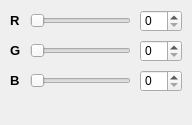
<?xml version="1.0" encoding="UTF-8"?>
<ui version="4.0">
 <class>Manipulacja_RPG</class>
 <widget class="QDockWidget" name="Manipulacja_RPG">
  <property name="geometry">
   <rect>
    <x>0</x>
    <y>0</y>
    <width>192</width>
    <height>125</height>
   </rect>
  </property>
  <property name="features">
   <set>QDockWidget::NoDockWidgetFeatures</set>
  </property>
  <property name="allowedAreas">
   <set>Qt::NoDockWidgetArea</set>
  </property>
  <property name="windowTitle">
   <string>manipulacja_RGB</string>
  </property>
  <widget class="QWidget" name="dockWidgetContents">
   <widget class="QLabel" name="label">
    <property name="geometry">
     <rect>
      <x>10</x>
      <y>10</y>
      <width>21</width>
      <height>21</height>
     </rect>
    </property>
    <property name="font">
     <font>
      <pointsize>10</pointsize>
      <weight>75</weight>
      <bold>true</bold>
     </font>
    </property>
    <property name="text">
     <string>R</string>
    </property>
   </widget>
   <widget class="QLabel" name="label_2">
    <property name="geometry">
     <rect>
      <x>10</x>
      <y>40</y>
      <width>21</width>
      <height>21</height>
     </rect>
    </property>
    <property name="font">
     <font>
      <pointsize>10</pointsize>
      <weight>75</weight>
      <bold>true</bold>
     </font>
    </property>
    <property name="text">
     <string>G</string>
    </property>
   </widget>
   <widget class="QLabel" name="label_3">
    <property name="geometry">
     <rect>
      <x>10</x>
      <y>70</y>
      <width>21</width>
      <height>21</height>
     </rect>
    </property>
    <property name="font">
     <font>
      <pointsize>10</pointsize>
      <weight>75</weight>
      <bold>true</bold>
     </font>
    </property>
    <property name="text">
     <string>B</string>
    </property>
   </widget>
   <widget class="QSlider" name="SliderR">
    <property name="geometry">
     <rect>
      <x>30</x>
      <y>10</y>
      <width>101</width>
      <height>22</height>
     </rect>
    </property>
    <property name="orientation">
     <enum>Qt::Horizontal</enum>
    </property>
   </widget>
   <widget class="QSlider" name="SliderG">
    <property name="geometry">
     <rect>
      <x>30</x>
      <y>40</y>
      <width>101</width>
      <height>22</height>
     </rect>
    </property>
    <property name="orientation">
     <enum>Qt::Horizontal</enum>
    </property>
   </widget>
   <widget class="QSlider" name="SliderB">
    <property name="geometry">
     <rect>
      <x>30</x>
      <y>70</y>
      <width>101</width>
      <height>22</height>
     </rect>
    </property>
    <property name="orientation">
     <enum>Qt::Horizontal</enum>
    </property>
   </widget>
   <widget class="QSpinBox" name="spinBoxR">
    <property name="geometry">
     <rect>
      <x>140</x>
      <y>10</y>
      <width>42</width>
      <height>22</height>
     </rect>
    </property>
   </widget>
   <widget class="QSpinBox" name="spinBoxG">
    <property name="geometry">
     <rect>
      <x>140</x>
      <y>40</y>
      <width>42</width>
      <height>22</height>
     </rect>
    </property>
   </widget>
   <widget class="QSpinBox" name="spinBoxB">
    <property name="geometry">
     <rect>
      <x>140</x>
      <y>70</y>
      <width>42</width>
      <height>22</height>
     </rect>
    </property>
   </widget>
   <zorder>SliderR</zorder>
   <zorder>label</zorder>
   <zorder>label_2</zorder>
   <zorder>label_3</zorder>
   <zorder>SliderG</zorder>
   <zorder>SliderB</zorder>
   <zorder>spinBoxR</zorder>
   <zorder>spinBoxG</zorder>
   <zorder>spinBoxB</zorder>
  </widget>
 </widget>
 <resources/>
 <connections/>
</ui>
